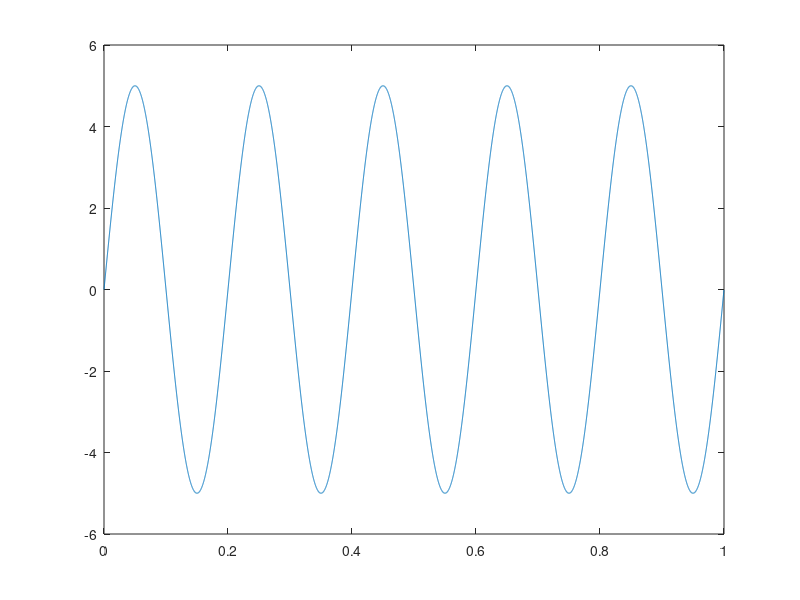

MATLAB code to generate this figure: (Note: this script raises an error after producing the figure.)
clc;
clear vars;
clear all;
%%
Am=input('Enter the Amplitude of the Message Signal');
Ac=input('Enter the Amplitude of the Carrier Signal');
fm=input('Enter the frequency of the Message Signal');
fc=input('Enter the frequency of the Carrier Signal');
m=Am/Ac; %Modulation Index : m<1= Undermodulated and m>1= Overmodulated
fs=10000;%sampling frequency change according to carrier freq moret that 2 times carrier frequency
Ts=1/fs;%sampling period
N=10000;%number of samples
t=[0:Ts:N*Ts-Ts];%time axis
f=[-fs/2:fs/N:fs/2-fs/N];%frequency axis

%%
%Generating Message Signal
m=Am*sin(2*pi*fm*t);
%Generating Carrier Signal
c=Ac*sin(2*pi*fc*t);
%Generating AM Signal
AM=((Ac+m).*sin(2*pi*fc*t));
%%
%Plotting Message Signal
figure;
plot(t,m);
hold on 10;
plot(t,AM);
legend('Message','Amplitude Modulation');
%%
%Frequency Domain Analysis
M=fft(m);
C=fft(c);
AM2=fft(AM);
figure;
stem(f,fftshift(abs(M)));
title('Message Signal');
figure;
stem(f,fftshift(abs(C)));
title('carrier Signal');
figure;
stem(f,fftshift(abs(AM2)));
title('AM Signal');
